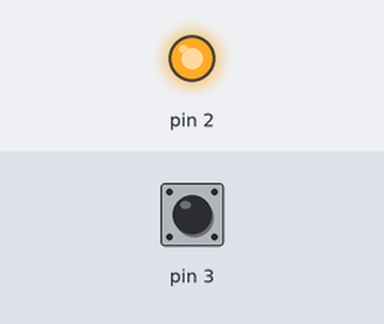
Bench run of a sketch on a simulated Arduino Uno, built with avr-gcc and run on an emulated ATmega328P. Shown: output pins drawn as LEDs (lit = HIGH). The inputs (shaded band) are chosen by the test bench; at power-on: pin 3 HIGH. What the sketch prints to the serial monitor is not drawn.

Above: at 1.2 s.
1.3 s: pin 3 pulled LOW for 0.15 s
At 1.38 s:
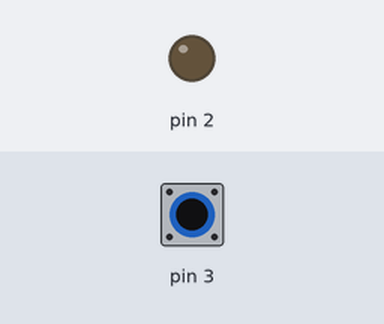
2.9 s: pin 3 pulled LOW for 3.2 s
At 6.4 s:
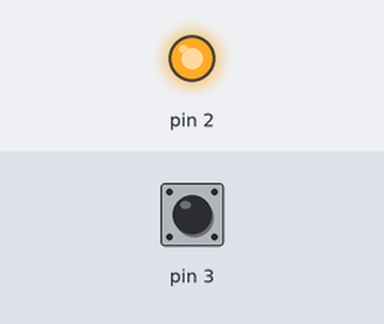
Timing chart, 0 to 7.9 s (numbered marks = the images above; inputs shaded):
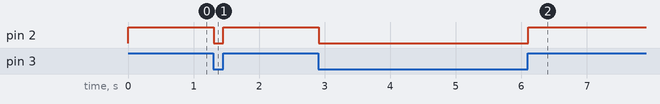

Measured:
- after the input at 1.3 s, pin 2: HIGH → LOW at once, → HIGH 0.15 s later
- after the input at 2.9 s, pin 2: HIGH → LOW at once, → HIGH 3.2 s later

The sketch:

push_button.ino
```cpp
//امال محمود السيد حامد جروب1

void setup() {
  //start serial connection
  Serial.begin(9600);
  //configure pin2 as an input and enable the internal pull-up resistor
  pinMode(3, INPUT_PULLUP);
  pinMode(2, OUTPUT);

}

void loop() {
  //read the pushbutton value into a variable
  int sensorVal = digitalRead(3);
  //print out the value of the pushbutton
  Serial.println(sensorVal);

  // Keep in mind the pullup means the pushbutton's
  // logic is inverted. It goes HIGH when it's open,
  // and LOW when it's pressed. Turn on pin 13 when the
  // button's pressed, and off when it's not:
  if (sensorVal == HIGH) {
    digitalWrite(2, HIGH);
  } else {
    digitalWrite(2, LOW);
  }
}
```
